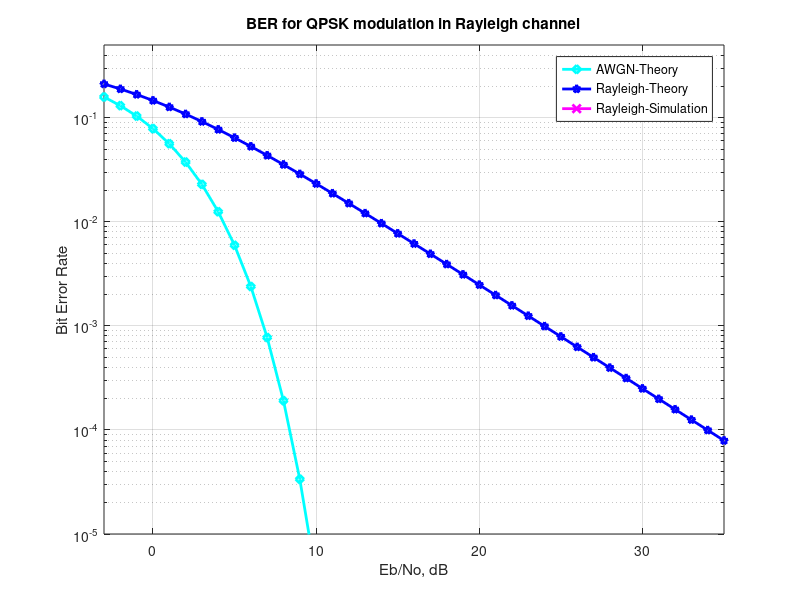

Write MATLAB code to recreate this figure.
close all
clear all
clc
N = 10^6; % number of bits or symbols
b1 = rand(1,N) > 0.5;
b2 = rand(1,N) > 0.5;
% Transmitter
ip = rand(1,N)>0.5; % generating 0,1 with equal probability
I = (2*b1) - 1;
Q = (2*b2) - 1;
S = I + 1i * Q; % qpsk modulation 0 -> -1; 1 -> 0 

 
Eb_N0_dB = -3:35; % multiple Eb/N0 values

for ii = 1:length(Eb_N0_dB)
   
   n = 1/sqrt(2)*(randn(1,N) + 1i*randn(1,N)); % white gaussian noise, 0dB variance 
   h = 1/sqrt(2)*(randn(1,N) + 1i*randn(1,N)); % Rayleigh channel
   
   % Channel and noise Noise addition
   y = h.*S + 10^(-Eb_N0_dB(ii)/20)*n; 

   % equalization
   yHat = y./h;

   % receiver - hard decision decoding
   ipHat_1 = real(yHat)>0;
   ipHat_2 = imag(yHat)>0;
   ipHat = ipHat_1 + ipHat_2;

   % counting the errors
   nErr(ii) = size(find([ip- ipHat]),2);

end

simBer = nErr/N; % simulated ber
theoryBerAWGN = 0.5*erfc(sqrt(10.^(Eb_N0_dB/10))); % theoretical ber
EbN0Lin = 10.^(Eb_N0_dB/10);
theoryBer = 0.5.*(1-sqrt(EbN0Lin./(EbN0Lin+1)));

% plot
close all
figure
semilogy(Eb_N0_dB,theoryBerAWGN,'cd-','LineWidth',2);
hold on
semilogy(Eb_N0_dB,theoryBer,'bp-','LineWidth',2);
semilogy(Eb_N0_dB,simBer,'mx-','LineWidth',2);
axis([-3 35 10^-5 0.5])
grid on
legend('AWGN-Theory','Rayleigh-Theory', 'Rayleigh-Simulation');
xlabel('Eb/No, dB');
ylabel('Bit Error Rate');
title('BER for QPSK modulation in Rayleigh channel');









